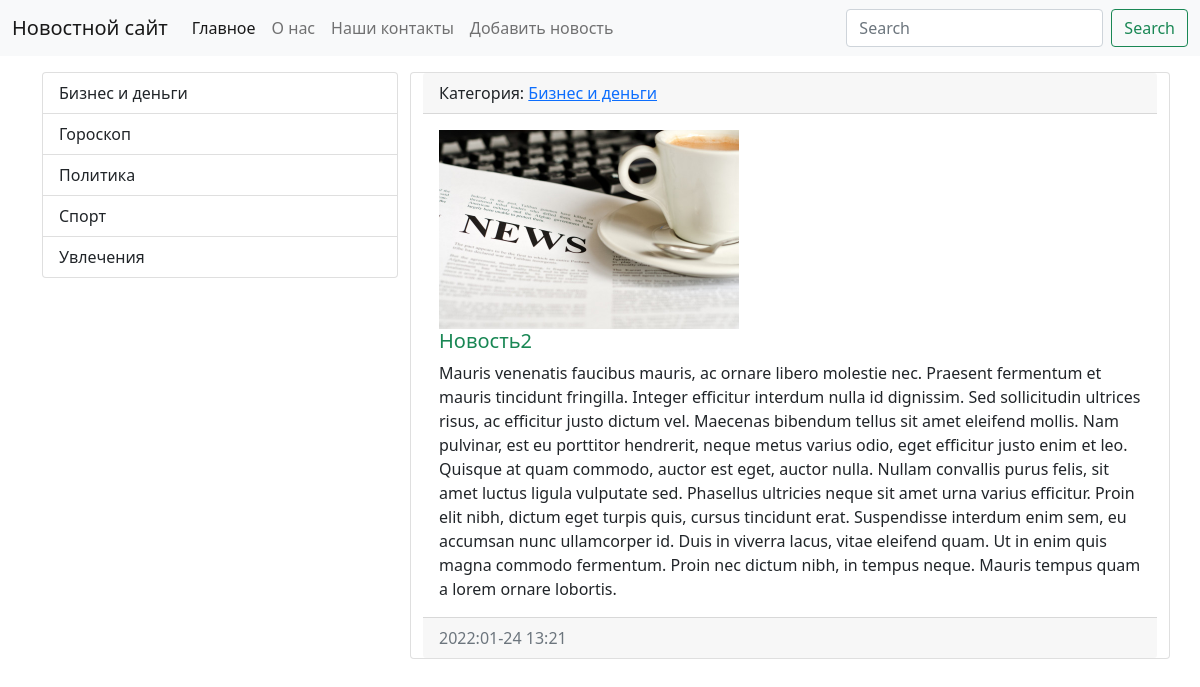
Page /views_news/2 on the committed database.
### firsrapp/models.py (models this page shows, shortened)
class Category(models.Model):
    title = models.CharField(max_length=150, db_index=True, verbose_name='Категория новости')
    def get_absolute_url(self):
        return "/category/%i" % self.pk
    def __str__(self):
        return self.title
    class Meta:
        verbose_name = 'Категория'
        verbose_name_plural = 'Категории'
        ordering = ['title']

class News(models.Model):
    title = models.CharField(max_length=200, verbose_name='Заголовок')
    content = models.TextField(blank=True, verbose_name='Контент')
    created_date = models.DateTimeField(auto_now_add=True, verbose_name='Создано')
    update_at = models.DateTimeField(auto_now=True, verbose_name='Обновлено')
    photo = models.ImageField(upload_to='photos/%Y/%m/%d', default=' ')
    is_published = models.BooleanField(default=True, verbose_name='Опубликовано')
    category = models.ForeignKey('Category', on_delete=models.PROTECT, verbose_name='Категория',
                                 related_name='findnews')
    views = models.IntegerField(default=0)
    class Meta:
        verbose_name = 'Новость'
        verbose_name_plural = 'Новости'
        ordering = ['created_date']

### firsrapp/views.py (the view)
# urls.py: path('views_news/<int:pk>', ViewNews.as_view(), name='views_news'),
class ViewNews(DetailView):
    model = News
    context_object_name = 'news_item'

### firsrapp/templatetags/news_tags.py (called while the page is built)
@register.simple_tag()
def find_category():
    categories = Category.objects.annotate(cnt=Count('title')).filter(cnt__gt=0)
    return Category.objects.all()

### firsrapp/templates/firsrapp/news_detail.html (shortened to what this page needs)
{% extends 'base.html' %}
{% block sidebar %}
<div class="list-group">
  {% include 'inc/_sidebar.html' %}
</div>
{% endblock %}
{% block content %}
  <div class="row">
    <div class="card mb-3">
      <div class="card-header">
                Категория: <a href="{{ news_item.category.get_absolute_url }}">{{ news_item.category }}</a>
      </div>
      <div class="col-mt-3">
      <div class="card-body">
        <div class="media">
          <div class="media-body">
            {% if news_item.photo %}
                  <img src="{{ news_item.photo.url }}" width="300px">
            {% else %}
                 <img src="https://www.escogroup.com/wwwroot/sites/default/files/2017-10/default-placeholder_2.png" width="300px">
            {% endif %}
        <h5 class="card-title {% cycle 'text-success'  'text-danger' %}">{{ news_item.title }}</h5>
        <p class="card-text">
          {{ news_item.content }}</p>
      </div>
        </div>
      </div>
      <div class="card-footer text-muted">
        {{ news_item.created_date|date:"Y:m-d H:i" }}
      </div>
    </div>
    </div>
      </div>
{% endblock %}

### templates/inc/_sidebar.html
        {% load news_tags %}
            <div class="list-group">
                {% find_category as categories %}
                {% for item in categories %}
                   <a href="{{ item.get_absolute_url }}" class="list-group-item list-group-item-action" aria-current="true">
               {{ item.title}}
              </a>
                {%endfor%}
            </div>

### rows in the picture
Category: title "Бизнес и деньги"
Category: title "Гороскоп"
Category: title "Политика"
Category: title "Спорт"
Category: title "Увлечения"
News: category "Бизнес и деньги", photo (picture), title "Новость2", content "Mauris venenatis faucibus mauris, ac ornare libero molestie nec. Praesent fermentum et mauris tincidunt fringilla. Integer efficitur interdum nulla id dignissim. Sed sollicitudin ultrices risus, ac efficitur justo dictum vel. Maecenas bibendum tellus sit amet eleifend mollis. Nam pulvinar, est eu porttitor hendrerit, neque metus varius odio, eget efficitur justo enim et leo. Quisque at quam commodo, auctor est eget, auctor nulla. Nullam convallis purus felis, sit amet luctus ligula vulputate sed. Phasellus ultricies neque sit amet urna varius efficitur. Proin elit nibh, dictum eget turpis quis, cursus tincidunt erat. Suspendisse interdum enim sem, eu accumsan nunc ullamcorper id. Duis in…", created_date "2022:01-24 13:21"
